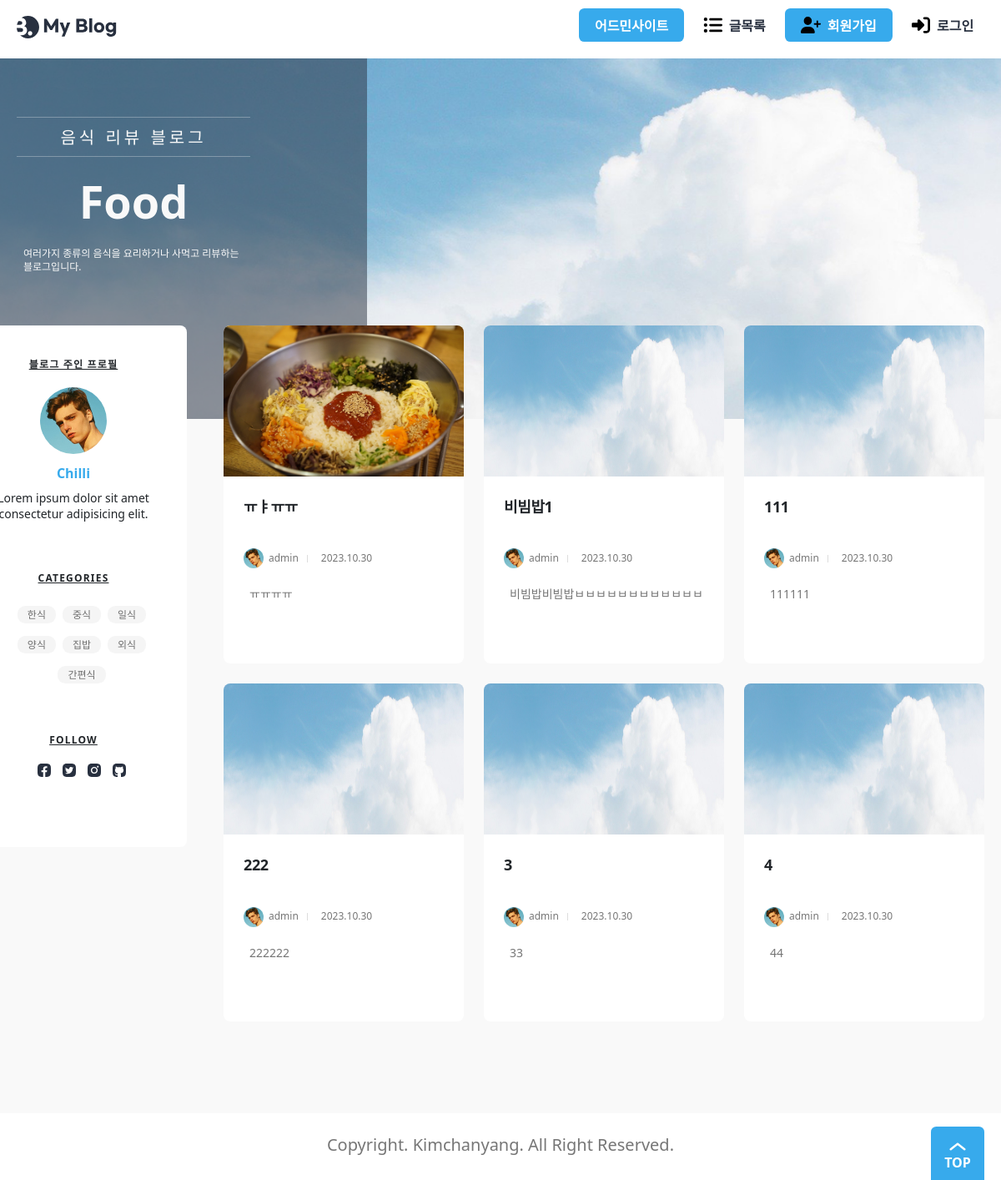
The app's page /, older data.
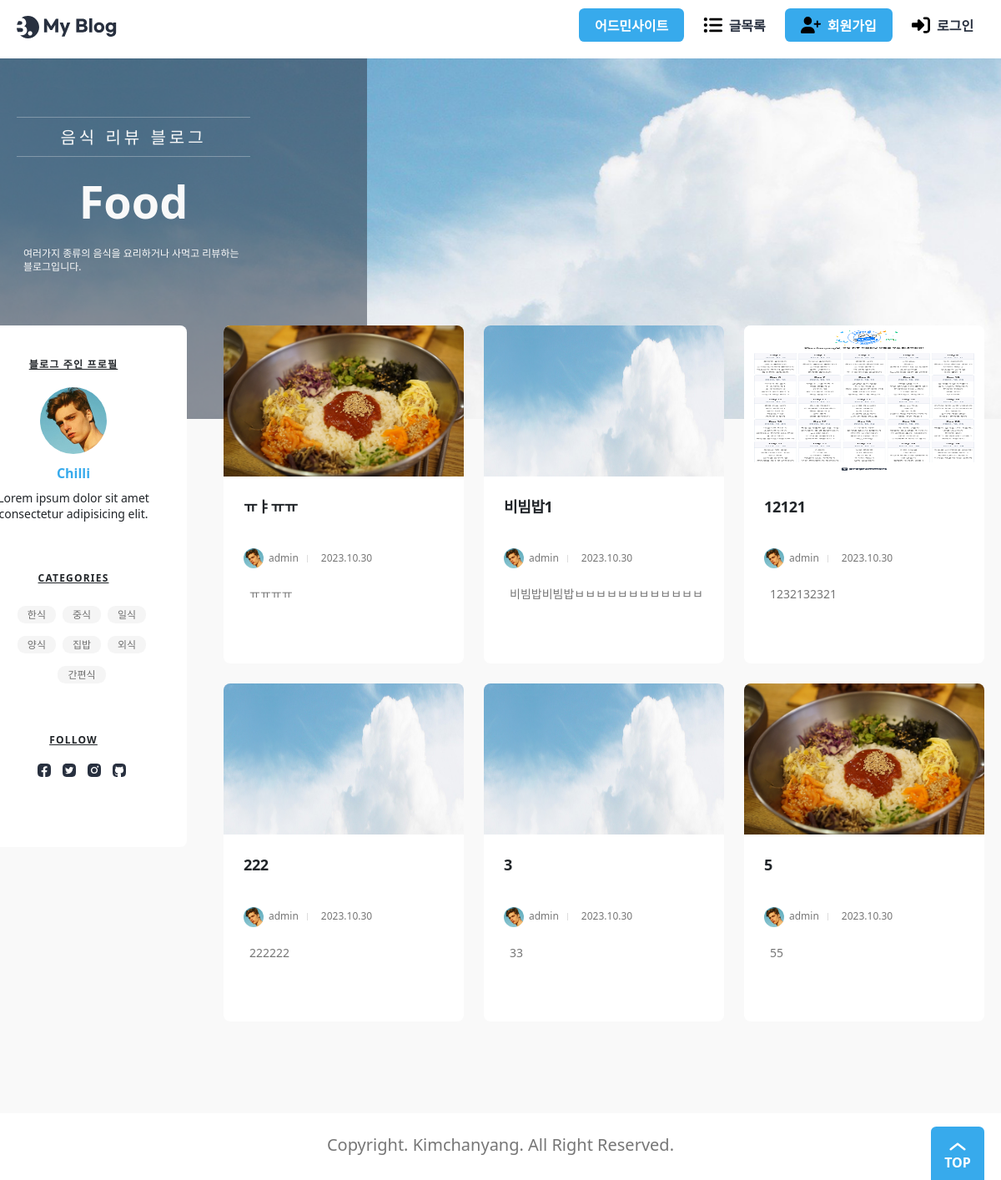
The same page, newer data.
### blog/models.py (models this page shows, shortened)
class Post(models.Model):
    title = models.CharField(_("제목"), max_length=50)
    content = models.TextField(_("내용"))
    head_image = models.ImageField(
        _("메인 이미지"), upload_to="blog/images/%Y/%m/%d/", blank=True
    )
    file_upload = models.FileField(
        _("파일"), upload_to="blog/files/%Y/%m/%d/", blank=True
    )
    created_at = models.DateTimeField(_("작성일자"), auto_now_add=True)
    updated_at = models.DateTimeField(_("수정일자"), auto_now=True)
    author = models.ForeignKey(User, on_delete=models.CASCADE, verbose_name="작성자")
    tags = models.ManyToManyField("Tag", blank=True, verbose_name="태그")
    view_count = models.PositiveIntegerField(verbose_name="조회수", default=0)
    likes_count = models.PositiveIntegerField(verbose_name="좋아요", default=0)

### accounts/models.py (models this page shows)
class User(AbstractUser):
    nickname = models.CharField(_("닉네임"), max_length=50)
    profile_img = models.ImageField(
        _("프로필 사진"), upload_to=user_directory_path, blank=True
    )
    class Meta:
        db_table = "User"

### main/views.py (the view)
class PostPick6(ListView):
    model = Post
    ordering = "-pk"
    template_name = "main/index.html"
    def get_queryset(self):
        return Post.objects.all()[:6]

### templates/main/index.html (shortened to what this page needs)
{% extends "base.html" %}
{% block main %}
{% load static %}
<div class="banner">
    <div class="max-width">
        <div class="banner-contents">
            <p class="sub-text">음식 리뷰 블로그</p>
            <p class="main-text">Food</p>
            <p class="description">
                여러가지 종류의 음식을 요리하거나 사먹고 리뷰하는 블로그입니다.
            </p>
        </div>
    </div>
</div>
<main>
    <div class="max-width">
        <ul class="posts">
            {% for post in object_list %}
            <li>
                <a href="{% url 'post_detail' post.id %}" class="post">
                    <article>
                        {% if post.head_image %}
                        <img src="{{ post.head_image.url }}" alt="" style="width: 288px;height: 181px;">
                        {% else %}
                        <img src="{% static 'images/background.jpg' %}" alt="" style="width: 288px;height: 181px;">
                        {% endif %}
                        <div class="contents-wrap">
                            <h3>{{post.title}}</h3>
                            <dl class="author-wrap">
                                <dd class="author"><img src="{% static './images/profile.jpg' %}" alt="">{{post.author}}
                                </dd>
                                <dd class="created">{{post.created_at|date:'Y.m.d'}}</dd>
                            </dl>
                            <p class="post-description">
                                {{post.content}}
                            </p>
                        </div>
                    </article>
                </a>
            </li>
            {% endfor %}
        </ul>
        <aside class="about">
            <h2>블로그 주인 프로필</h2>
            <img src="{% static './assets/profile.jpg' %}" alt="" class="user-profile">
            <p class="user-name">Chilli</p>
            <p class="user-description">Lorem ipsum dolor sit amet consectetur adipisicing elit.</p>
            <h3>Categories</h3>
            <ul class="categories">
                <li><a href="#">한식</a></li>
                <li><a href="#">중식</a></li>
                <li><a href="#">일식</a></li>
                <li><a href="#">양식</a></li>
                <li><a href="#">집밥</a></li>
                <li><a href="#">외식</a></li>
                <li><a href="#">간편식</a></li>
            </ul>
            <h3>Follow</h3>
            <ul class="sns">
                <li>
                    <a href="#">
                        <img src="{% static './assets/Facebook.svg' %}" alt="Facebook">
                    </a>
                </li>
                <li>
                    <a href="#">
                        <img src="{% static './assets/Twitter.svg' %}" alt="Twitter">
                    </a>
                </li>
                <li>
                    <a href="#">
                        <img src="{% static './assets/Instagram.svg' %}" alt="Instagram">
                    </a>
                </li>
                <li>
                    <a href="#">
                        <img src="{% static './assets/GitHub.svg' %}" alt="GitHub">
                    </a>
                </li>
            </ul>
        </aside>
    </div>
</main>
{% endblock main %}

### templates/base.html (shortened to what this page needs)
{% load static %}
<!DOCTYPE html>
<html lang="kr">
<head>
    <link rel="stylesheet" href="{% static './css/reset.css' %}">
    <link rel="stylesheet" as="style"
        href="https://cdn.jsdelivr.net/gh/orioncactus/pretendard/dist/web/static/pretendard.css">
    <link href="https://cdn.jsdelivr.net/npm/bootstrap@5.3.2/dist/css/bootstrap.min.css" rel="stylesheet">
    <link rel="stylesheet" href="{% static './css/global.css' %}">
    <link rel="stylesheet" href="{% static './css/header.css' %}">
    <link rel="stylesheet" href="{% static './css/footer.css' %}">
    <link rel="stylesheet" href="{% static './css/about.css' %}">
    <link rel="stylesheet" href="{% static './css/button.css' %}">
    <link rel="stylesheet" href="{% static './css/banner.css' %}">
    <link rel="stylesheet" href="{% static './css/category.css' %}">
    <link rel="stylesheet" href="{% static './css/author.css' %}">
    <link rel="stylesheet" href="{% static './css/post.css' %}">
    <link rel="stylesheet" href="{% static './css/posts.css' %}">
    <link rel="stylesheet" href="{% static './css/main.css' %}">
    <link rel="stylesheet" href="{% static './css/wrapbox.css' %}">
    <link rel="stylesheet" href="{% static './css/view.css' %}">
    <link rel="stylesheet" href="{% static './css/bootstrap.css' %}">
</head>
<body>
    <header>
        <div class="max-width">
            <h1>
                <a href="{% url 'index' %}">
                    <img src="{% static './assets/Logo.svg' %}" alt="My Blog">
                </a>
            </h1>
            <ul>
                <li>
                    <a href="/admin/" class="button">
                        <span>어드민사이트</span>
                    </a>
                </li>
                {% if request.user.is_authenticated %}
                <li class="profile-img">
                    <a href="#">
                        {% if request.user.profile_img %}
                        <img src="{{ request.user.profile_img.url }}" alt="My Page">
                        {% else %}
                        <img src="{% static './assets/blank_profile.png' %}" alt="My Page">
                        {% endif %}
                    </a>
                </li>
                <li>
                    <a href="{% url 'post_list' %}" class="button white">
                        <img src="{% static './assets/icon-postlist.svg' %}" alt="">
                        <span>글목록</span>
                    </a>
                </li>
                <li>
                    <a href="{% url 'post_create' %}" class="button">
                        <img src="{% static './assets/icon-modify-white.svg' %}" alt="">
                        <span>글 작성</span>
                    </a>
                </li>
                <li>
                    <button class="button white">
                        <img src="{% static './assets/icon-logout.svg' %}" alt="">
                        <span class="logout">로그아웃</span>
                    </button>
                </li>
                {% else %}
                <li>
                    <a href="{% url 'post_list' %}" class="button white">
                        <img src="{% static './assets/icon-postlist.svg' %}" alt="">
                        <span>글목록</span>
                    </a>
                </li>
                <li>
                    <a href="{% url 'register' %}" class="button">
                        <img src="{% static './assets/icon-register.svg' %}" alt="">
                        <span>회원가입</span>
                    </a>
                </li>
                <li>
                    <a href="{% url 'login' %}" class="button white">
                        <img src="{% static './assets/icon-login.svg' %}" alt="">
                        <span>로그인</span>
                    </a>
                </li>
                {% endif %}
            </ul>
        </div>
    </header>
    {% block main %}
    {% endblock main %}
    <footer>
        <div class="max-width">
            <h2>Copyright. Kimchanyang. All Right Reserved.</h2>
            <button class="top-button">TOP</button>
        </div>
    </footer>
</body>
</html>

### static/css/global.css (style rules this page uses)
:root { --main-color: rgb(55, 170, 236); --main-rgb: 55, 171, 236; --outline-border: rgb(55, 160, 236); --red-color: rgb(243, 124, 75); --red-rgb: 243, 124, 75; --black-color: #28303f; --white-color: #fff; --gray-color: #767676; --border-color: #ddd; --gray-background-light: #f9f9f9; --gray-background: #f5f5f5; --gray-text: #6f6f6f; --border-radius: 0.4em; }
h1, a, div, p, section, article, input, textarea { box-sizing: border-box; }
a { text-decoration: none; color: inherit; }
html { font-size: 10px; }
body { font-size: 1.6rem; line-height: 1.4; }
input, button { font-size: inherit; font-family: inherit; }
button { cursor: pointer; }
a { border-radius: 0.8rem; overflow: hidden; }
img { vertical-align: bottom; }
body { background: var(--gray-background-light); }
.max-width { width: 1224px; max-width: calc(100% - 4rem); margin: 0 auto; }

### static/css/header.css (style rules this page uses)
header { background: var(--white-color); }
header .max-width { display: flex; align-items: center; justify-content: space-between; gap: 4rem; padding: 1rem 0; }
header h1 { font-size: 3rem; }
header h1 a { display: block; padding: 0.4rem; margin-left: -0.4rem; }
header h1 a img { display: block; }
header ul { display: flex; align-items: center; gap: 1rem; }
header .button { text-transform: none; }

### static/css/footer.css (style rules this page uses)
footer { background: var(--white-color); margin-top: 10rem; }
footer .max-width { display: flex; align-items: center; justify-content: center; height: 8rem; position: relative; }
footer h2 { color: var(--gray-color); }
.top-button { position: absolute; bottom: 0; right: 0; width: 6.4rem; height: 6.4rem; padding-top: 2.2rem; border: 0; border-radius: var(--border-radius) var(--border-radius) 0 0; background: var(--main-color) url(../assets/ArrowTop.svg) no-repeat 50% 0.4rem / 4rem; color: var(--white-color); text-align: center; font-weight: bold; }

### static/css/about.css (style rules this page uses)
.about { flex-basis: calc((100% - 2.4rem * 3) / 4); flex-shrink: 0; align-self: flex-start; padding: 4rem 2.4rem 7rem; box-sizing: border-box; border-radius: var(--border-radius); background: var(--white-color); text-align: center; font-size: 2rem; }
.about h2, .about h3 { margin-bottom: 2rem; font-size: 1.2rem; font-weight: bold; text-transform: uppercase; text-decoration: underline; letter-spacing: 0.1em; }
.about h3 { margin-top: 6rem; }
.about .user-profile { width: 8rem; height: 8rem; object-fit: cover; border-radius: 50%; }
.about .user-name { color: var(--main-color); font-weight: bold; font-size: 1.6rem; margin: 1.2rem 0 0.8rem; }
.about .user-description { font-size: 1.4rem; padding: 0 0.4rem; }
.categories { display: flex; flex-wrap: wrap; align-items: center; justify-content: center; gap: 0.8rem; }
.categories li a { background: var(--gray-background); color: var(--gray-text); font-size: 1.2rem; border-radius: calc(var(--border-radius) * 2); padding: 0.2rem 1.2rem; }
.sns { display: flex; gap: 0.6rem; justify-content: center; margin-top: -0.4rem; }
.sns a { display: block; padding: 0.4rem; line-height: 1; }
.sns img { width: 1.6rem; display: block; }

### static/css/button.css (style rules this page uses)
.button { display: inline-flex; align-items: center; justify-content: center; gap: 0.8rem; height: 4rem; padding: 0.2rem 1.2em 0; border: 0; border-radius: var(--border-radius); background: var(--main-color); color: var(--white-color); text-transform: uppercase; font-weight: bold; line-height: 1; }
.button img { height: 1.2em; margin-top: -0.2rem; vertical-align: middle; }
.button.white { padding: 0.2rem 0.8em 0; background: var(--white-color); color: var(--black-color); }
.button.white img { height: 1.4em; }

### static/css/banner.css (style rules this page uses)
.banner { position: relative; background: url(../assets/background.jpg) no-repeat 50% 50% / cover; height: 27em; margin-bottom: -7em; }
.banner-contents { width: 28rem; padding: 7rem 0 14.5rem; text-align: center; color: var(--gray-background-light); }
.banner-contents::before { content: ""; display: block; position: absolute; top: 0; left: 0; width: calc((100% - 1224px) / 2 + 44rem); height: 100%; background: rgba(40, 48, 63, 0.5); }
.banner-contents > * { position: relative; }
.banner-contents .sub-text { border: 1px solid rgba(249, 249, 249, 0.3); border-width: 1px 0; padding: 1rem 0 0.8rem; font-size: 2rem; letter-spacing: 0.2em; }
.banner .main-text { font-weight: bold; font-size: 5.4rem; margin: 1.6rem 0; }
.description { font-size: 1.2rem; text-align: left; word-break: break-all; padding: 0 0.8rem; }
@media (max-width: 1280px) { .banner-contents::before { width: 44rem; } }

### static/css/posts.css (style rules this page uses)
.posts { display: grid; grid-template-columns: repeat(3, 1fr); gap: 2.4rem; }

Row changes from the older to the newer data that the page shows:
removed Post: title "4", author "admin", created_at "2023.10.30", content "44"
changed Post (number 3 of 6 on the later page): head_image: picture added; title "111" → "12121"; content "111111" → "1232132321"
now on this page (row unchanged): Post: head_image (picture), title "5", author "admin", created_at "2023.10.30", content "55"
